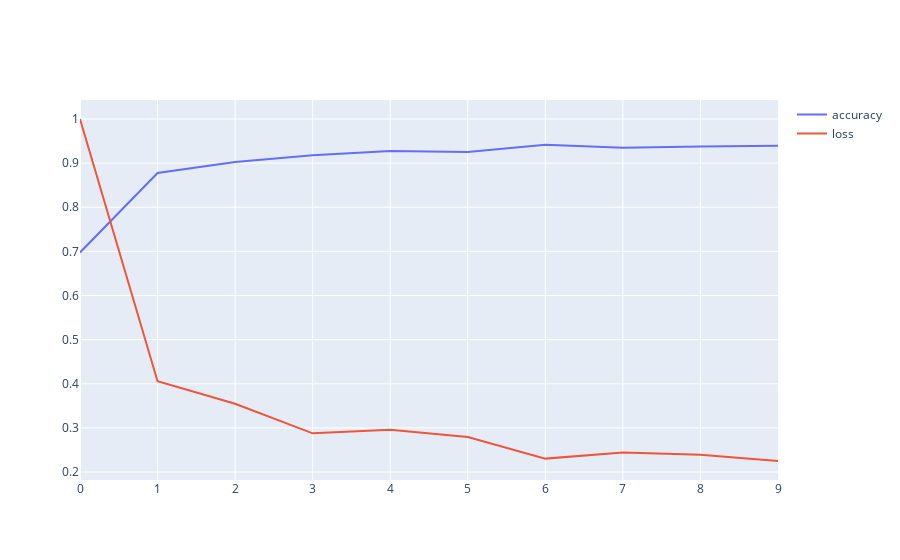

Notebook code cell kept with this figure:
### Code cell
# Now train the model
train_using_raw_data()
# train_using_set_img_loader()

### Figure 1 — Plotly figure (JSON) as saved in the notebook; plotly's stock layout.template omitted (floating-point values rounded to 4 significant figures)
{"data": [{"mode": "lines", "name": "accuracy", "type": "scatter", "x": [0, 1, 2, 3, 4, 5, 6, 7, 8, 9], "y": [0.6975, 0.8775, 0.9025, 0.9181, 0.9275, 0.925, 0.9419, 0.935, 0.9375, 0.9394]}, {"mode": "lines", "name": "loss", "type": "scatter", "x": [0, 1, 2, 3, 4, 5, 6, 7, 8, 9], "y": [1, 0.4056, 0.3547, 0.2877, 0.2957, 0.2794, 0.2303, 0.2444, 0.2391, 0.2249]}], "layout": {}}
